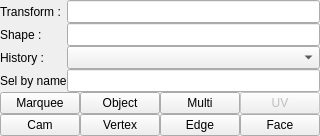
    <widget class="QWidget" name="wg_commonSelectionOptions" native="true">
     <layout class="QVBoxLayout" name="verticalLayout_11">
      <property name="spacing">
       <number>0</number>
      </property>
      <property name="margin">
       <number>0</number>
      </property>
      <item>
       <widget class="QWidget" name="widget_4" native="true">
        <layout class="QGridLayout" name="gridLayout">
         <property name="margin">
          <number>0</number>
         </property>
         <property name="spacing">
          <number>0</number>
         </property>
         <item row="0" column="0">
          <widget class="QLabel" name="lb_transformName">
           <property name="minimumSize">
            <size>
             <width>67</width>
             <height>0</height>
            </size>
           </property>
           <property name="maximumSize">
            <size>
             <width>60</width>
             <height>16777215</height>
            </size>
           </property>
           <property name="text">
            <string>Transform :</string>
           </property>
          </widget>
         </item>
         <item row="1" column="0">
          <widget class="QLabel" name="lb_shapeName">
           <property name="minimumSize">
            <size>
             <width>67</width>
             <height>0</height>
            </size>
           </property>
           <property name="maximumSize">
            <size>
             <width>60</width>
             <height>16777215</height>
            </size>
           </property>
           <property name="text">
            <string>Shape :</string>
           </property>
          </widget>
         </item>
         <item row="0" column="1">
          <widget class="QLineEdit" name="le_transformName">
           <property name="minimumSize">
            <size>
             <width>0</width>
             <height>23</height>
            </size>
           </property>
           <property name="frame">
            <bool>true</bool>
           </property>
          </widget>
         </item>
         <item row="2" column="0">
          <widget class="QLabel" name="lb_history">
           <property name="minimumSize">
            <size>
             <width>67</width>
             <height>0</height>
            </size>
           </property>
           <property name="maximumSize">
            <size>
             <width>60</width>
             <height>16777215</height>
            </size>
           </property>
           <property name="text">
            <string>History :</string>
           </property>
          </widget>
         </item>
         <item row="2" column="1">
          <widget class="QComboBox" name="cb_history">
           <property name="minimumSize">
            <size>
             <width>0</width>
             <height>23</height>
            </size>
           </property>
           <property name="toolTip">
            <string>Historique</string>
           </property>
          </widget>
         </item>
         <item row="1" column="1">
          <widget class="QLineEdit" name="le_shapeName">
           <property name="minimumSize">
            <size>
             <width>0</width>
             <height>23</height>
            </size>
           </property>
           <property name="focusPolicy">
            <enum>Qt::NoFocus</enum>
           </property>
           <property name="frame">
            <bool>true</bool>
           </property>
           <property name="readOnly">
            <bool>true</bool>
           </property>
          </widget>
         </item>
         <item row="3" column="0">
          <widget class="QLabel" name="lb_select">
           <property name="minimumSize">
            <size>
             <width>67</width>
             <height>0</height>
            </size>
           </property>
           <property name="maximumSize">
            <size>
             <width>60</width>
             <height>16777215</height>
            </size>
           </property>
           <property name="text">
            <string>Sel by name :</string>
           </property>
          </widget>
         </item>
         <item row="3" column="1">
          <widget class="QLineEdit" name="le_select">
           <property name="minimumSize">
            <size>
             <width>0</width>
             <height>23</height>
            </size>
           </property>
           <property name="frame">
            <bool>true</bool>
           </property>
          </widget>
         </item>
        </layout>
       </widget>
      </item>
      <item>
       <widget class="QWidget" name="widget_6" native="true">
        <layout class="QHBoxLayout" name="horizontalLayout_22">
         <property name="spacing">
          <number>0</number>
         </property>
         <property name="margin">
          <number>0</number>
         </property>
         <item>
          <widget class="QWidget" name="widget_17" native="true">
           <property name="minimumSize">
            <size>
             <width>67</width>
             <height>0</height>
            </size>
           </property>
           <layout class="QVBoxLayout" name="verticalLayout_4">
            <property name="spacing">
             <number>0</number>
            </property>
            <property name="margin">
             <number>0</number>
            </property>
            <item>
             <widget class="QPushButton" name="bt_selectionStyle">
              <property name="toolTip">
               <string>Marquee / Drag Selection Style</string>
              </property>
              <property name="text">
               <string>Marquee</string>
              </property>
             </widget>
            </item>
            <item>
             <widget class="QPushButton" name="bt_camSwitch">
              <property name="toolTip">
               <string>Camera Based Selection</string>
              </property>
              <property name="text">
               <string>Cam</string>
              </property>
              <property name="checkable">
               <bool>false</bool>
              </property>
             </widget>
            </item>
           </layout>
          </widget>
         </item>
         <item>
          <widget class="QWidget" name="widget_18" native="true">
           <property name="minimumSize">
            <size>
             <width>201</width>
             <height>0</height>
            </size>
           </property>
           <layout class="QGridLayout" name="gridLayout_3">
            <property name="margin">
             <number>0</number>
            </property>
            <property name="spacing">
             <number>0</number>
            </property>
            <item row="0" column="0">
             <widget class="QPushButton" name="bt_selObj">
              <property name="minimumSize">
               <size>
                <width>0</width>
                <height>0</height>
               </size>
              </property>
              <property name="toolTip">
               <string>Object</string>
              </property>
              <property name="styleSheet">
               <string notr="true"/>
              </property>
              <property name="text">
               <string>Object</string>
              </property>
              <property name="checkable">
               <bool>true</bool>
              </property>
              <property name="autoExclusive">
               <bool>true</bool>
              </property>
             </widget>
            </item>
            <item row="1" column="0">
             <widget class="QPushButton" name="bt_selVert">
              <property name="minimumSize">
               <size>
                <width>0</width>
                <height>0</height>
               </size>
              </property>
              <property name="toolTip">
               <string>Vertex</string>
              </property>
              <property name="styleSheet">
               <string notr="true"/>
              </property>
              <property name="text">
               <string>Vertex</string>
              </property>
              <property name="checkable">
               <bool>true</bool>
              </property>
              <property name="autoExclusive">
               <bool>true</bool>
              </property>
             </widget>
            </item>
            <item row="0" column="1">
             <widget class="QPushButton" name="bt_selMulti">
              <property name="minimumSize">
               <size>
                <width>0</width>
                <height>0</height>
               </size>
              </property>
              <property name="toolTip">
               <string>Multi</string>
              </property>
              <property name="styleSheet">
               <string notr="true"/>
              </property>
              <property name="text">
               <string>Multi</string>
              </property>
              <property name="checkable">
               <bool>true</bool>
              </property>
              <property name="autoExclusive">
               <bool>true</bool>
              </property>
             </widget>
            </item>
            <item row="1" column="1">
             <widget class="QPushButton" name="bt_selEdge">
              <property name="minimumSize">
               <size>
                <width>0</width>
                <height>0</height>
               </size>
              </property>
              <property name="toolTip">
               <string>Edge</string>
              </property>
              <property name="styleSheet">
               <string notr="true"/>
              </property>
              <property name="text">
               <string>Edge</string>
              </property>
              <property name="checkable">
               <bool>true</bool>
              </property>
              <property name="autoExclusive">
               <bool>true</bool>
              </property>
             </widget>
            </item>
            <item row="0" column="2">
             <widget class="QPushButton" name="bt_0">
              <property name="enabled">
               <bool>false</bool>
              </property>
              <property name="toolTip">
               <string>Marquee / Drag Selection Style</string>
              </property>
              <property name="text">
               <string>UV</string>
              </property>
             </widget>
            </item>
            <item row="1" column="2">
             <widget class="QPushButton" name="bt_selFace">
              <property name="minimumSize">
               <size>
                <width>0</width>
                <height>0</height>
               </size>
              </property>
              <property name="toolTip">
               <string>Face</string>
              </property>
              <property name="styleSheet">
               <string notr="true"/>
              </property>
              <property name="text">
               <string>Face</string>
              </property>
              <property name="checkable">
               <bool>true</bool>
              </property>
              <property name="autoExclusive">
               <bool>true</bool>
              </property>
             </widget>
            </item>
           </layout>
          </widget>
         </item>
        </layout>
       </widget>
      </item>
     </layout>
    </widget>
